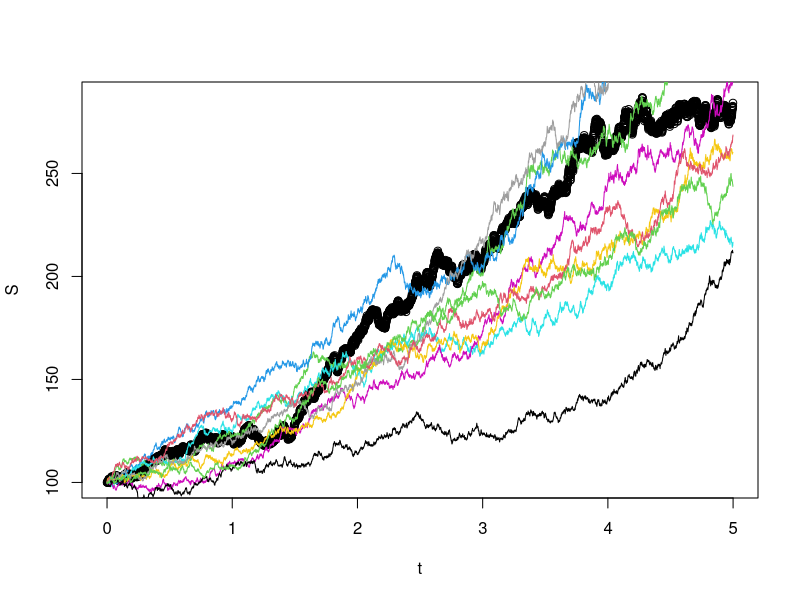

This chart was generated by the following R code:
mu<- 0.2
sigma<- 0.1
n<-5000
S<-vector("numeric")
S[1]=100
t<-vector("numeric")
t[1]=0
for(i in 2:n)
{
	t[i]=t[i-1]+0.001
}
S5<-vector("numeric")
png("4_GBM.png")
for(j in 1:10)
{
	Z<-rnorm(5000)
	for(i in 2:n)
	{
		S[i]=(S[i-1]*exp((0.001*(mu-(sigma*sigma/2)))+(sigma*sqrt(0.001)*Z[i])))
	}
	if(j==1)
	{
		plot(t,S, col="black")
	}
	else
	{
		lines(t,S,col=j+1)
	}
	S5[j]=S[5000]
}
cat("Mean of S(5) = ",mean(S5),"\n")
cat("Variance of S(5) = ",var(S5),"\n")
